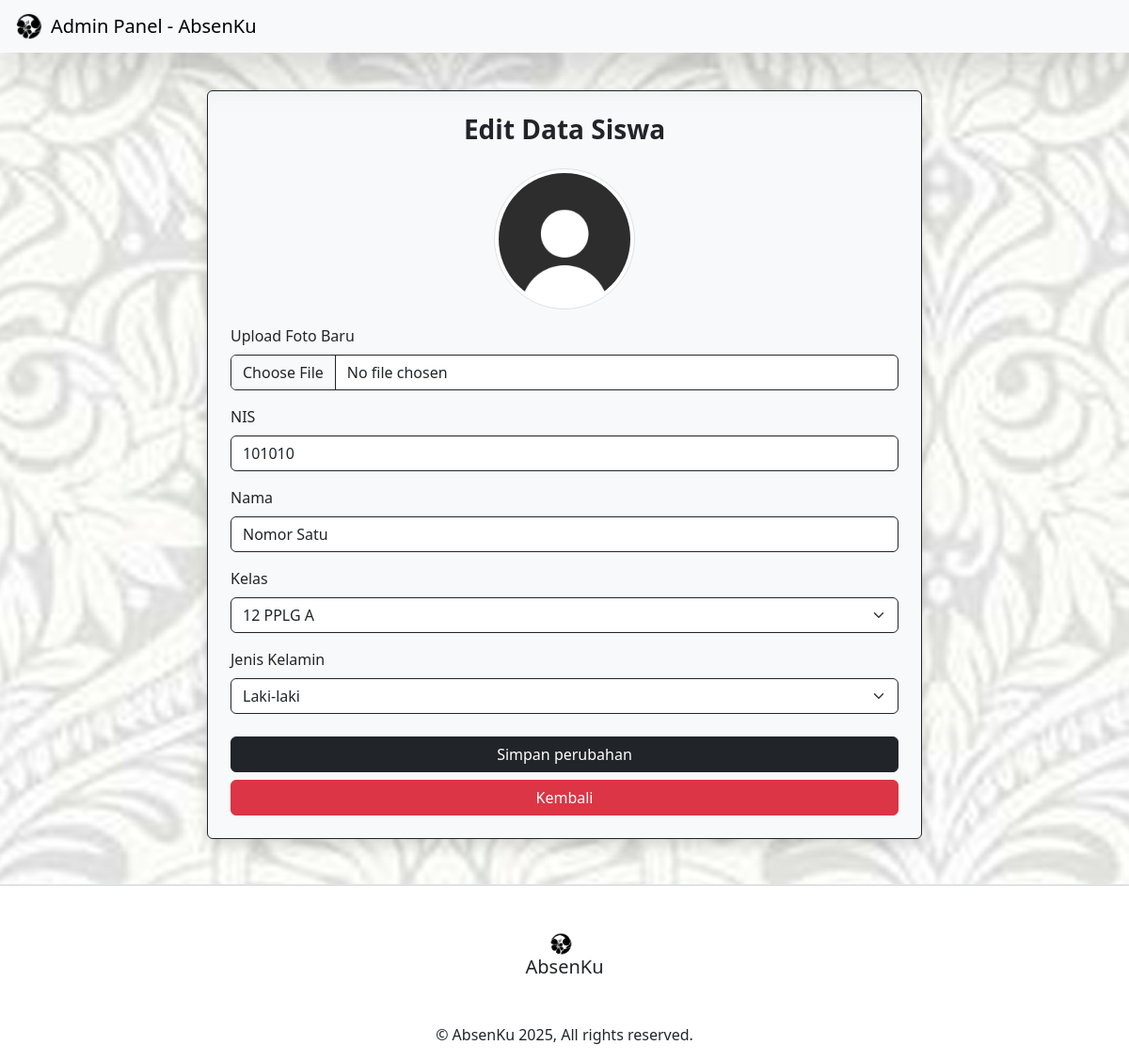
/admin/siswa-edit.php?nis=101010 (signed in), run on the app's committed database.
### tables this page shows
CREATE TABLE `siswa` (
  `id_siswa` int(11) NOT NULL,
  `foto` varchar(255) DEFAULT NULL,
  `nama` varchar(64) NOT NULL,
  `nis` varchar(32) NOT NULL,
  `jenis_kelamin` varchar(20) NOT NULL,
  `kelas` varchar(32) NOT NULL
);

### admin/siswa-edit.php (the view, shortened to what this page needs)
<?php
include '../koneksi.php';
$nis = $_GET['nis'];
$query = mysqli_query($koneksi, "SELECT * FROM siswa WHERE nis = '$nis'");
$siswa = mysqli_fetch_assoc($query);
?>
<!DOCTYPE html>
<html lang="en">
<head>
  <link href="https://cdn.jsdelivr.net/npm/bootstrap@5.3.3/dist/css/bootstrap.min.css" rel="stylesheet" />
</head>
<body
  style="background-image: url('../assets/img/this_background.png'); background-size: cover; background-position: center;">
  <nav class="navbar navbar-expand-lg navbar-light bg-light shadow-lg fixed-top">
    <div class="container-fluid px-3">
      <a class="navbar-brand d-flex align-items-center" href="#">
        <img src="../assets/img/this_logo.png" alt="Logo" width="30" class="me-2" />
        Admin Panel - AbsenKu
      </a>
    </div>
  </nav>
  <section class="container mt-5 pt-5">
    <div class="row justify-content-center">
      <div class="col-md-8 bg-light p-4 rounded border border-dark shadow">
        <h3 class="fw-bold text-center mb-4">Edit Data Siswa</h3>
        <form method="POST" enctype="multipart/form-data">
          <div class="mb-3 text-center">
            <img src="../assets/img/<?= empty($siswa['foto']) ? 'profil.jpg' : htmlspecialchars($siswa['foto']) ?>"
              alt="Foto Siswa" class="img-thumbnail rounded-circle" style="height: 150px;width: 150px;">
          </div>
          <div class="mb-3">
            <label class="form-label">Upload Foto Baru</label>
            <input type="file" name="foto" class="form-control border border-dark" accept="image/*">
          </div>
          <div class="mb-3">
            <label class="form-label">NIS</label>
            <input type="text" name="nis" class="form-control border border-dark"
              value="<?= htmlspecialchars($siswa['nis']); ?>" required>
          </div>
          <div class="mb-3">
            <label class="form-label">Nama</label>
            <input type="text" name="nama" class="form-control border border-dark"
              value="<?= htmlspecialchars($siswa['nama']); ?>" required>
          </div>
          <div class="mb-3">
            <label class="form-label">Kelas</label>
            <select name="kelas" class="form-select border border-dark" required>
              <option value="12 PPLG A" <?= $siswa['kelas'] === '12 PPLG A' ? 'selected' : '' ?>>12 PPLG A</option>
            </select>
          </div>
          <div class="mb-3">
            <label class="form-label">Jenis Kelamin</label>
            <select name="jenis_kelamin" class="form-select border border-dark" required>
              <option value="Laki-laki" <?= $siswa['jenis_kelamin'] === 'Laki-laki' ? 'selected' : '' ?>>Laki-laki</option>
            </select>
          </div>
          <div class="d-grid gap-2 mt-4">
            <button type="submit" class="btn btn-dark">Simpan perubahan</button>
          </div>
          <div class="d-grid gap-2 mt-2">
            <a href="siswa.php" class="btn btn-danger">Kembali</a>
          </div>
        </form>
      </div>
    </div>
  </section>
  <footer class="bg-white border-top border-2 mt-5 text-dark pt-5 pb-3">
    <div class="container-fluid px-4">
      <div class="row text-center">
        <div class="col-md-12 mb-3 text-center">
          <div class="text-center mb-2">
            <img src="../assets/img/this_logo.png" width="25" class="me-2" alt="Logo">
            <h5 class="mb-0">AbsenKu</h5>
          </div>
        </div>
      </div>
      <div class="text-center mt-4">
        <a href="index.php" class="text-dark text-decoration-none">&copy; AbsenKu 2025, All rights
          reserved.</a>
      </div>
    </div>
  </footer>
</body>
</html>

### data on the page
siswa: nis "101010", nama "Nomor Satu", kelas "12 PPLG A"
